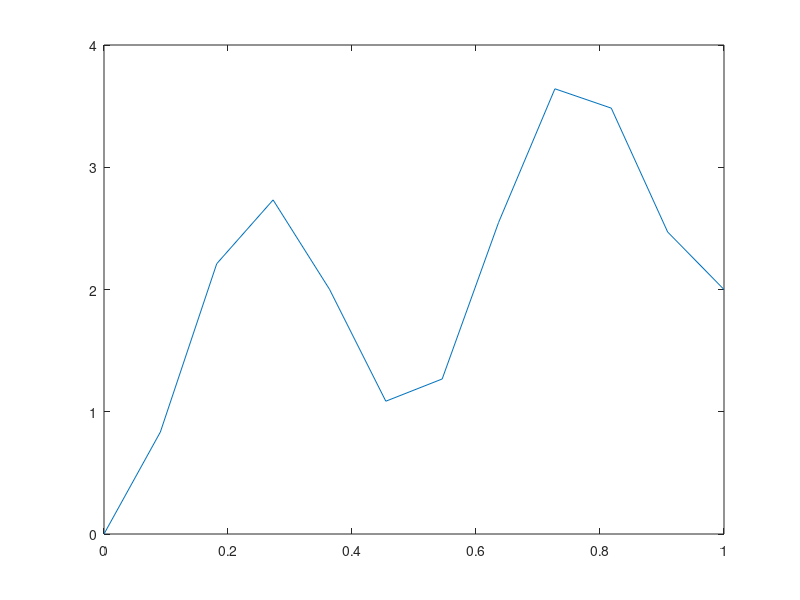

MATLAB code to generate this figure:
clc; clear all; close all;

n = 10;
h = 1/(n+1);
tri = full(gallery('tridiag',n,1,-2,1));

func = @(x) (4*pi)^2*cos(4*pi*x)*h^2;
f = [];
x = [];

for i=1:n
    x(i) = h*i;
    f(i) = func(x(i));
end
f(n) = f(n) - 2;

x = [0 x 1];

answer = tri\f';
answer = [0;answer;2];

plot(x,answer)